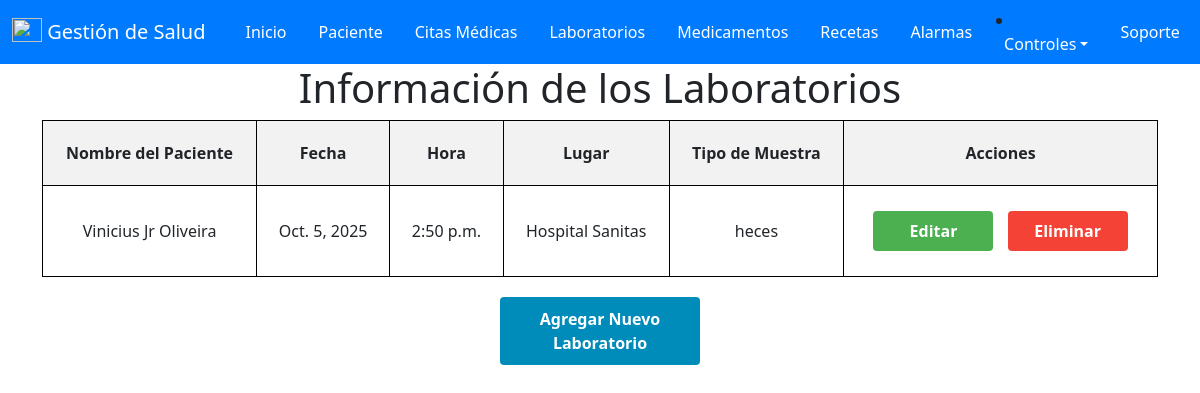
The page /laboratorios/ (signed in) on the database as committed earlier.
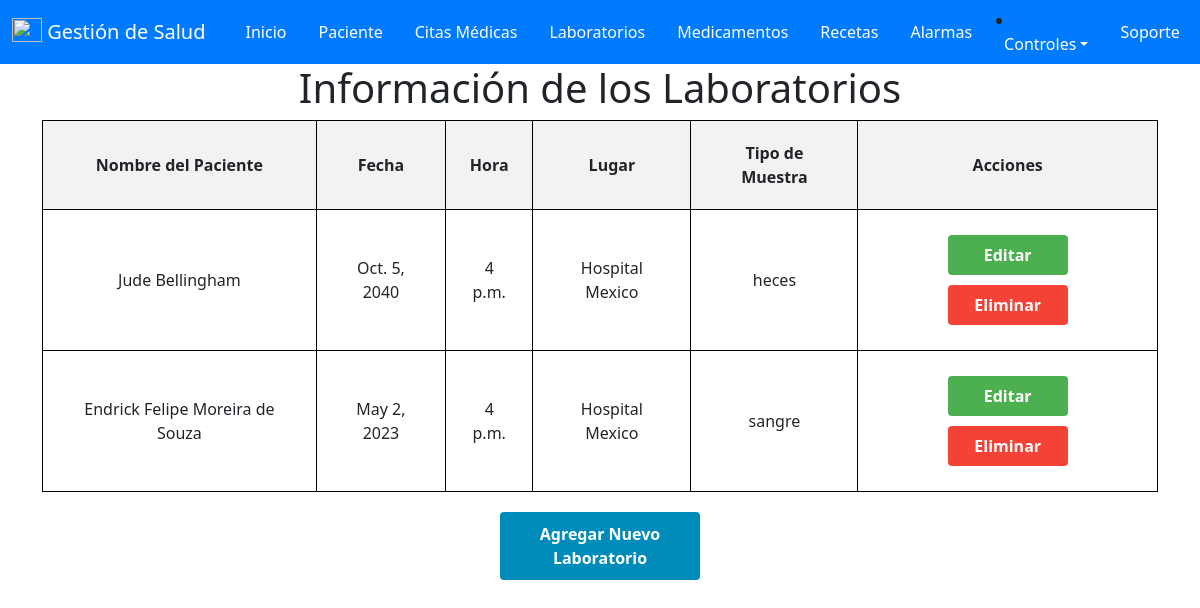
The same page on the database as committed later.
### salud/models.py (models this page shows, shortened)
class laboratorio (models.Model):
    id_Laboratorios = models.AutoField(primary_key=True , verbose_name='ID_Laboratorio')
    id_paciente = models.ForeignKey(paciente, on_delete=models.CASCADE)
    fecha = models.DateField(null=False, verbose_name='Fecha')
    hora = models.TimeField(null=False, verbose_name='Hora')
    lugar = models.CharField(max_length=200, verbose_name='Lugar')
    tipo_Muestra = models.CharField(max_length=50, verbose_name='Tipo de Muestra')
    id_usuario = models.ForeignKey(User, on_delete=models.CASCADE)

class paciente(models.Model):
    id_paciente = models.AutoField(primary_key=True , verbose_name='ID_Paciente')
    cedula = models.IntegerField(null=True,verbose_name='Cedula')
    nombre = models.CharField(max_length=50, verbose_name='Nombre')
    apellido = models.CharField(max_length=50, verbose_name='Apellido')
    sexo = models.CharField(max_length=20, verbose_name='Sexo')
    fecha_Nacimiento = models.DateField(null=True, verbose_name='Fecha de Nacimiento')
    edad = models.IntegerField ( verbose_name='Edad')
    direccion = models.CharField(max_length=50, verbose_name='Direccion')
    telefono = models.IntegerField( verbose_name='Telefono')
    email = models.EmailField( verbose_name='Email')
    id_usuario = models.ForeignKey(User, on_delete=models.CASCADE)

### salud/views.py (the view)
# urls.py: path('laboratorios/', views.laboratorios, name='laboratorios'),
@login_required(login_url='/accounts/login/')
def laboratorios(request):
    laboratorios = laboratorio.objects.filter(id_usuario=request.user)
    context = {
        'laboratorios': laboratorios
    }
    return render(request, 'Programar/laboratorios.html', context)

### salud/templates/Programar/laboratorios.html (shortened to what this page needs)
{% extends "base.html" %}
{% block contenido %}
<!DOCTYPE html>
<html>
<head>
</head>
<body>
    <h1>Información de los Laboratorios</h1>
    <form method="post" action="{% url 'laboratorios' %}">
        <table>
            <thead>
                <tr>
                    <th>Nombre del Paciente</th>
                    <th>Fecha</th>
                    <th>Hora</th>
                    <th>Lugar</th>
                    <th>Tipo de Muestra</th>
                    <th>Acciones</th>
                </tr>
            </thead>
            <tbody>
                {% for laboratorio in laboratorios %}
                <tr>
                    <td>{{ laboratorio.id_paciente.nombre }} {{ laboratorio.id_paciente.apellido }}</td>
                    <td>{{ laboratorio.fecha }}</td>
                    <td>{{ laboratorio.hora }}</td>
                    <td>{{ laboratorio.lugar }}</td>
                    <td>{{ laboratorio.tipo_Muestra }}</td>
                    <td>
                        <a href="{% url 'editar_laboratorios' laboratorio.id_Laboratorios%}" class="button edit-button">Editar</a>
                        <a href="{% url 'eliminar_laboratorios' laboratorio.id_Laboratorios%}" class="button delete-button" onclick="return confirm('¿Estás seguro de que deseas eliminar este laboratorio?');">Eliminar</a>
                    </td>
                </tr>
                {% empty %}
                <tr>
                    <td colspan="6">No hay Laboratorios disponibles.</td>
                </tr>
                {% endfor %}
            </tbody>
        </table>
        <a href="{% url 'agregar_laboratorio' %}" class="button add-button">Agregar Nuevo Laboratorio</a>
    </form>
</body>
</html>
{% endblock %}

Rows that differ between the two databases and show on the page:
removed laboratorio: id_paciente.nombre "Vinicius Jr", id_paciente.apellido "Oliveira", fecha "Oct. 5, 2025", hora "2:50 p.m.", lugar "Hospital Sanitas", tipo_Muestra "heces"
added laboratorio: id_paciente.nombre "Jude", id_paciente.apellido "Bellingham", fecha "Oct. 5, 2040", hora "4 p.m.", lugar "Hospital Mexico", tipo_Muestra "heces"
added laboratorio: id_paciente.nombre "Endrick Felipe", id_paciente.apellido "Moreira de Souza", fecha "May 2, 2023", hora "4 p.m.", lugar "Hospital Mexico", tipo_Muestra "sangre"
